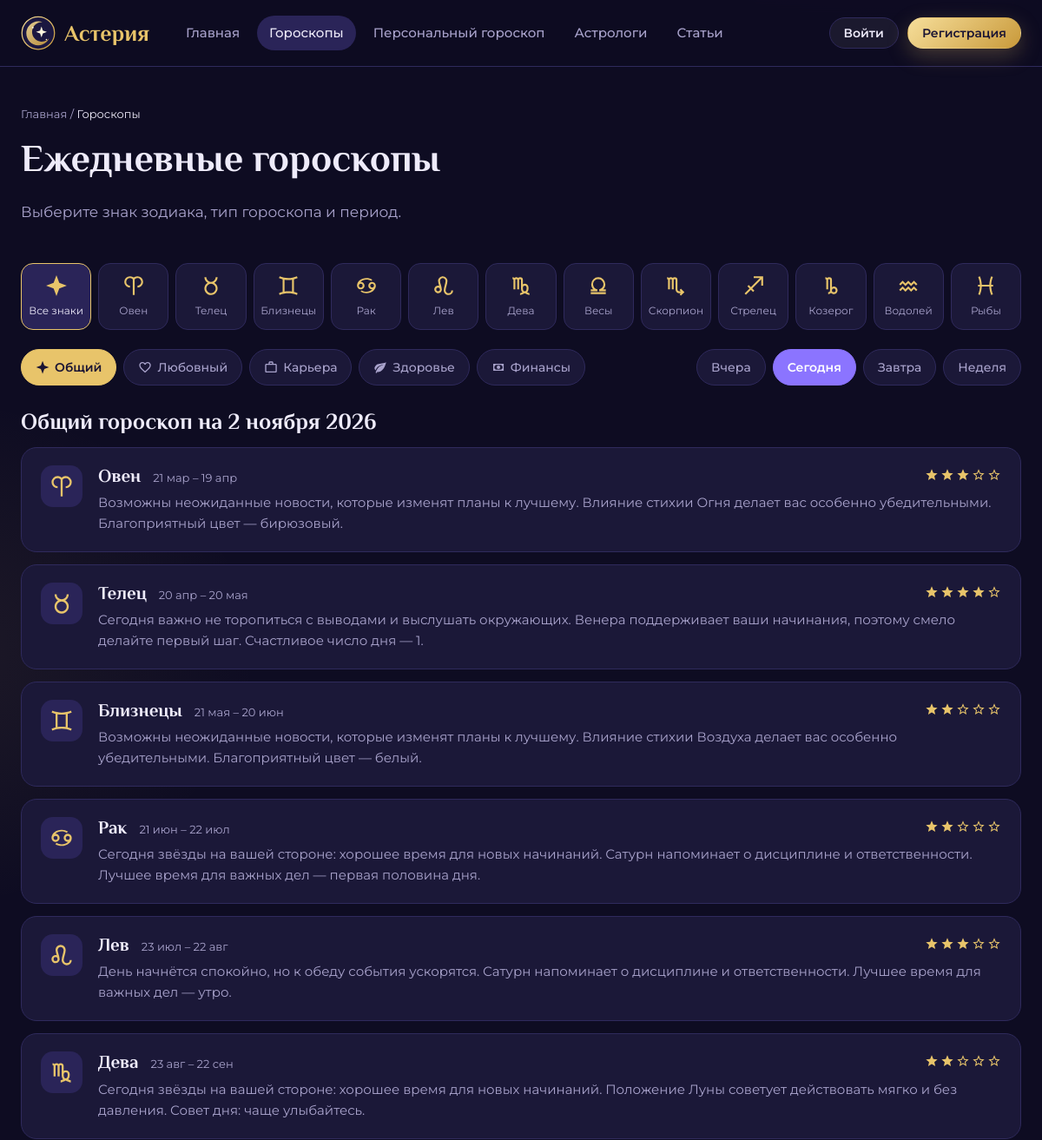
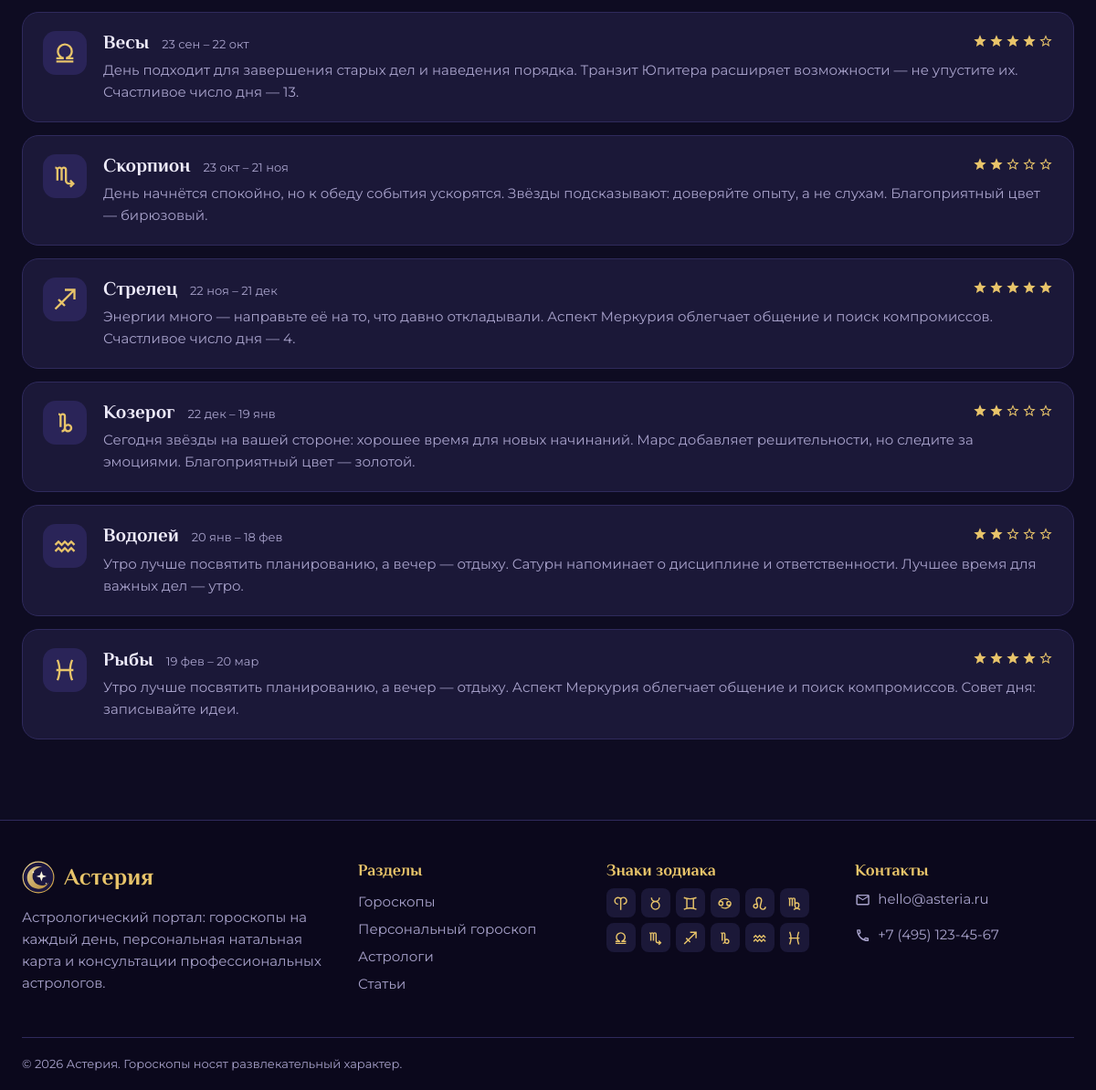
The page /horoscopes.php on the database its author committed (2 pictures, top to bottom).
### tables this page shows
CREATE TABLE zodiac_signs (
  id INT AUTO_INCREMENT PRIMARY KEY,
  name VARCHAR(30) NOT NULL,
  slug VARCHAR(30) NOT NULL UNIQUE,
  date_start CHAR(5) NOT NULL,
  date_end CHAR(5) NOT NULL,
  element ENUM('Огонь','Земля','Воздух','Вода') NOT NULL,
  planet VARCHAR(30) NOT NULL,
  description TEXT NOT NULL
);

CREATE TABLE horoscope_types (
  id INT AUTO_INCREMENT PRIMARY KEY,
  name VARCHAR(30) NOT NULL,
  slug VARCHAR(30) NOT NULL UNIQUE
);

CREATE TABLE horoscopes (
  id INT AUTO_INCREMENT PRIMARY KEY,
  sign_id INT NOT NULL,
  type_id INT NOT NULL,
  period ENUM('day','week') NOT NULL DEFAULT 'day',
  date_from DATE NOT NULL,
  date_to DATE NOT NULL,
  content TEXT NOT NULL,
  rating TINYINT NOT NULL DEFAULT 3,
  created_at DATETIME NOT NULL DEFAULT CURRENT_TIMESTAMP,
  FOREIGN KEY (sign_id) REFERENCES zodiac_signs(id) ON DELETE CASCADE,
  FOREIGN KEY (type_id) REFERENCES horoscope_types(id) ON DELETE CASCADE
);

### horoscopes.php (the view, shortened to what this page needs)
<?php
require 'includes/db.php';
require_once 'includes/functions.php';
$signs = allSigns($pdo);
$types = $pdo->query('SELECT * FROM horoscope_types ORDER BY id')->fetchAll();
$typeSlug = $_GET['type'] ?? 'general';
$period = $_GET['period'] ?? 'today';
$periods = ['yesterday' => 'Вчера', 'today' => 'Сегодня', 'tomorrow' => 'Завтра', 'week' => 'Неделя'];
$sign = null;
$type = $types[0];
foreach ($types as $t) if ($t['slug'] === $typeSlug) $type = $t;
$offsets = ['yesterday' => -1, 'today' => 0, 'tomorrow' => 1];
$date = $period === 'week' ? date('Y-m-d') : date('Y-m-d', strtotime(($offsets[$period] >= 0 ? '+' : '') . $offsets[$period] . ' day'));
$periodSql = $period === 'week'
    ? "h.period = 'week' AND ? BETWEEN h.date_from AND h.date_to"
    : "h.period = 'day' AND h.date_from = ?";
if ($sign) {
    $stmt = $pdo->prepare("SELECT h.*, t.name AS type_name, t.slug AS type_slug
        FROM horoscopes h JOIN horoscope_types t ON t.id = h.type_id
        WHERE $periodSql AND h.sign_id = ? ORDER BY t.id");
    $stmt->execute([$date, $sign['id']]);
    $rows = $stmt->fetchAll();
    $main = null;
    foreach ($rows as $r) if ($r['type_slug'] === $type['slug']) $main = $r;
} else {
    $stmt = $pdo->prepare("SELECT h.*, s.name, s.slug, s.date_start, s.date_end, s.element
        FROM horoscopes h JOIN zodiac_signs s ON s.id = h.sign_id
        WHERE $periodSql AND h.type_id = ? ORDER BY s.id");
    $stmt->execute([$date, $type['id']]);
    $rows = $stmt->fetchAll();
}
function link_with(array $change): string
{
    $params = array_merge(['sign' => $_GET['sign'] ?? '', 'type' => $_GET['type'] ?? 'general', 'period' => $_GET['period'] ?? 'today'], $change);
    $params = array_filter($params, fn($v) => $v !== '');
    return url('horoscopes.php?' . http_build_query($params));
}
$periodTitle = $period === 'week' && $rows ? 'на неделю ' . ruDate($rows[0]['date_from'], false) . ' – ' . ruDate($rows[0]['date_to'])
    : 'на ' . ruDate($date);
require 'includes/header.php';
?>
<section class="page-head">
    <div class="container">
        <nav class="crumbs"><a href="<?= url('index.php') ?>">Главная</a> / <?php if ($sign): ?><a href="<?= link_with(['sign' => '']) ?>">Гороскопы</a> / <span><?= e($sign['name']) ?></span><?php else: ?><span>Гороскопы</span><?php endif; ?></nav>
        <h1><?= $sign ? e($sign['name']) . ': ' . mb_strtolower(e($type['name'])) . ' гороскоп' : 'Ежедневные гороскопы' ?></h1>
        <p class="lead"><?= $sign ? 'Прогноз ' . $periodTitle : 'Выберите знак зодиака, тип гороскопа и период.' ?></p>
    </div>
</section>
<section class="section pt-0">
    <div class="container">
        <div class="sign-picker">
            <a class="<?= !$sign ? 'active' : '' ?>" href="<?= link_with(['sign' => '']) ?>"><?= icon('star-four-points') ?><span>Все знаки</span></a>
            <?php foreach ($signs as $s): ?>
                <a class="<?= $sign && $sign['id'] === $s['id'] ? 'active' : '' ?>" href="<?= link_with(['sign' => $s['slug']]) ?>"><?= zodiacIcon($s['slug']) ?><span><?= e($s['name']) ?></span></a>
            <?php endforeach; ?>
        </div>
        <div class="filters-bar">
            <div class="pills">
                <?php foreach ($types as $t): ?>
                    <a class="pill <?= $t['slug'] === $type['slug'] ? 'active' : '' ?>" href="<?= link_with(['type' => $t['slug']]) ?>"><?= icon(typeIcon($t['slug'])) ?><?= e($t['name']) ?></a>
                <?php endforeach; ?>
            </div>
            <div class="pills pills-period">
                <?php foreach ($periods as $key => $title): ?>
                    <a class="pill <?= $key === $period ? 'active' : '' ?>" href="<?= link_with(['period' => $key]) ?>"><?= $title ?></a>
                <?php endforeach; ?>
            </div>
        </div>
        <?php if ($sign): ?>
            <div class="sign-layout">
                <article class="horo-main">
                    <div class="horo-head">
                        <span class="sign-glyph big"><?= zodiacIcon($sign['slug']) ?></span>
                        <div>
                            <div class="muted small"><?= e(signPeriod($sign)) ?></div>
                            <h2><?= e($sign['name']) ?> — <?= mb_strtolower(e($type['name'])) ?></h2>
                            <div class="muted small"><?= ucfirst($periodTitle) ?></div>
                        </div>
                    </div>
                    <?php if ($main): ?>
                        <p class="horo-text"><?= e($main['content']) ?></p>
                        <div class="horo-rating">Благоприятность: <?= stars((int)$main['rating']) ?></div>
                    <?php else: ?>
                        <p class="muted">Гороскоп на этот период ещё не опубликован.</p>
                    <?php endif; ?>
                    <?php if (count($rows) > 1): ?>
                        <h3 class="mt">Другие сферы</h3>
                        <div class="other-types">
                            <?php foreach ($rows as $r): if ($r['type_slug'] === $type['slug']) continue; ?>
                                <a class="other-type" href="<?= link_with(['type' => $r['type_slug']]) ?>">
                                    <span class="type-icon sm"><?= icon(typeIcon($r['type_slug'])) ?></span>
                                    <div><strong><?= e($r['type_name']) ?></strong><p class="muted small"><?= e(mb_strimwidth($r['content'], 0, 90, '…')) ?></p></div>
                                </a>
                            <?php endforeach; ?>
                        </div>
                    <?php endif; ?>
                </article>
                <aside class="sign-info">
                    <h3>О знаке</h3>
                    <dl>
                        <dt>Стихия</dt><dd><?= icon(elementIcon($sign['element'])) ?> <?= e($sign['element']) ?></dd>
                        <dt>Управитель</dt><dd><?= icon('orbit') ?> <?= e($sign['planet']) ?></dd>
                        <dt>Даты</dt><dd><?= icon('calendar-today') ?> <?= e(signPeriod($sign)) ?></dd>
                    </dl>
                    <p class="muted"><?= e($sign['description']) ?></p>
                    <a class="btn btn-outline btn-block" href="<?= url('personal.php') ?>">Персональный гороскоп</a>
                </aside>
            </div>
        <?php else: ?>
            <h2 class="list-title"><?= e($type['name']) ?> гороскоп <?= $periodTitle ?></h2>
            <div class="horo-list">
                <?php foreach ($rows as $r): ?>
                    <article class="horo-item">
                        <a class="sign-glyph" href="<?= link_with(['sign' => $r['slug']]) ?>"><?= zodiacIcon($r['slug']) ?></a>
                        <div>
                            <div class="horo-item-head">
                                <h3><a href="<?= link_with(['sign' => $r['slug']]) ?>"><?= e($r['name']) ?></a></h3>
                                <span class="muted small"><?= e(signPeriod($r)) ?></span>
                                <?= stars((int)$r['rating']) ?>
                            </div>
                            <p><?= e($r['content']) ?></p>
                        </div>
                    </article>
                <?php endforeach; ?>
            </div>
        <?php endif; ?>
    </div>
</section>
<?php require 'includes/footer.php'; ?>

### includes/functions.php (shortened to what this page needs)
<?php
function e($value): string
{
    return htmlspecialchars((string)$value, ENT_QUOTES, 'UTF-8');
}
function url(string $path = ''): string
{
    return BASE_URL . '/' . ltrim($path, '/');
}
function icon(string $name, string $class = 'ico'): string
{
    static $cache = [];
    if (!isset($cache[$name])) {
        $file = __DIR__ . '/../assets/img/icons/' . $name . '.svg';
        $svg = is_file($file) ? file_get_contents($file) : '';
        $svg = preg_replace('/ id="[^"]*"/', '', $svg);
        $cache[$name] = $svg;
    }
    return str_replace('<svg ', '<svg class="' . e($class) . '" aria-hidden="true" fill="currentColor" ', $cache[$name]);
}
function allSigns(PDO $pdo): array
{
    static $signs = null;
    if ($signs === null) {
        $signs = $pdo->query('SELECT * FROM zodiac_signs ORDER BY id')->fetchAll();
    }
    return $signs;
}
function signPeriod(array $s): string
{
    $m = ['01' => 'янв', '02' => 'фев', '03' => 'мар', '04' => 'апр', '05' => 'мая', '06' => 'июн',
          '07' => 'июл', '08' => 'авг', '09' => 'сен', '10' => 'окт', '11' => 'ноя', '12' => 'дек'];
    [$m1, $d1] = explode('-', $s['date_start']);
    [$m2, $d2] = explode('-', $s['date_end']);
    return (int)$d1 . ' ' . $m[$m1] . ' – ' . (int)$d2 . ' ' . $m[$m2];
}
function ruDate(string $date, bool $withYear = true): string
{
    $months = ['', 'января', 'февраля', 'марта', 'апреля', 'мая', 'июня', 'июля', 'августа', 'сентября', 'октября', 'ноября', 'декабря'];
    $t = strtotime($date);
    return (int)date('j', $t) . ' ' . $months[(int)date('n', $t)] . ($withYear ? ' ' . date('Y', $t) : '');
}
function stars(int $n, int $max = 5): string
{
    $html = '<span class="stars" title="' . $n . ' из ' . $max . '">';
    for ($i = 1; $i <= $max; $i++) {
        $html .= icon($i <= $n ? 'star' : 'star-outline', 'ico ico-star');
    }
    return $html . '</span>';
}
function typeIcon(string $slug): string
{
    return ['general' => 'star-four-points', 'love' => 'heart-outline', 'career' => 'briefcase-outline',
            'health' => 'leaf', 'finance' => 'cash'][$slug] ?? 'star-four-points';
}
function zodiacIcon(string $slug, string $class = 'ico'): string
{
    return icon('zodiac-' . $slug, $class);
}

### includes/footer.php (shortened to what this page needs)
</main>
<footer class="site-footer">
    <div class="container footer-grid">
        <div>
            <a class="logo" href="<?= url('index.php') ?>">
                <img src="<?= url('assets/img/logo.svg') ?>" alt="" width="36" height="36">
                <span>Астерия</span>
            </a>
            <p class="muted">Астрологический портал: гороскопы на каждый день, персональная натальная карта и консультации профессиональных астрологов.</p>
        </div>
        <div>
            <h4>Разделы</h4>
            <a href="<?= url('horoscopes.php') ?>">Гороскопы</a>
            <a href="<?= url('personal.php') ?>">Персональный гороскоп</a>
            <a href="<?= url('astrologers.php') ?>">Астрологи</a>
            <a href="<?= url('articles.php') ?>">Статьи</a>
        </div>
        <div>
            <h4>Знаки зодиака</h4>
            <div class="footer-signs">
                <?php foreach (allSigns($pdo) as $s): ?>
                    <a href="<?= url('horoscopes.php?sign=' . $s['slug']) ?>" title="<?= e($s['name']) ?>"><?= zodiacIcon($s['slug']) ?></a>
                <?php endforeach; ?>
            </div>
        </div>
        <div>
            <h4>Контакты</h4>
            <p class="muted"><?= icon('email-outline') ?> hello@asteria.ru</p>
            <p class="muted"><?= icon('phone-outline') ?> +7 (495) 123-45-67</p>
        </div>
    </div>
    <div class="container footer-bottom">© <?= date('Y') ?> Астерия. Гороскопы носят развлекательный характер.</div>
</footer>
</body>
</html>

### assets/css/style.css (style rules this page uses)
:root { --bg: #0E0C22; --bg-2: #15122F; --surface: #1B1838; --surface-2: #231F47; --line: #2F2A5C; --text: #EEEBFA; --muted: #A9A3CC; --gold: #E8C46A; --gold-2: #C99A3B; --violet: #8B74FF; --violet-soft: #2A2458; --rose: #EC8FB4; --fire: #F28C5B; --earth: #8FC48B; --air: #8FB6F2; --water: #7FD3D8; --danger: #FF7D8A; --success: #7FDCA8; --radius: 18px; --font-head: 'Philosopher', Georgia, serif; --font-text: 'Montserrat', 'Segoe UI', Arial, sans-serif; }
* { box-sizing: border-box; }
html { scroll-behavior: smooth; }
body { margin: 0; background: var(--bg); color: var(--text); font: 400 15px/1.6 var(--font-text); min-height: 100vh; display: flex; flex-direction: column; position: relative; }
a { color: inherit; text-decoration: none; }
img { max-width: 100%; display: block; }
h1, h2, h3, h4 { font-family: var(--font-head); font-weight: 700; line-height: 1.2; margin: 0 0 .5em; }
h1 { font-size: 44px; }
h2 { font-size: 30px; }
h3 { font-size: 21px; }
p { margin: 0 0 1em; }
.container { width: min(1200px, 100% - 48px); margin-inline: auto; }
.muted { color: var(--muted); }
.small { font-size: 13px; }
.lead { font-size: 17px; color: var(--muted); max-width: 680px; }
.ico { width: 1.15em; height: 1.15em; vertical-align: -0.2em; flex-shrink: 0; }
.logo { display: flex; align-items: center; gap: 10px; font: 700 26px var(--font-head); color: var(--gold); }
.section { padding: 48px 0; }
.pt-0 { padding-top: 0; }
.page-head { padding: 44px 0 28px; }
.crumbs { color: var(--muted); font-size: 13px; margin-bottom: 14px; }
.crumbs span { color: var(--text); }
.stars { display: inline-flex; gap: 2px; color: var(--gold); }
.ico-star { width: 16px; height: 16px; }
.sign-glyph { display: inline-grid; place-items: center; width: 48px; height: 48px; border-radius: 14px; background: var(--violet-soft); color: var(--gold); flex-shrink: 0; }
.sign-glyph .ico { width: 28px; height: 28px; }
.sign-picker { display: grid; grid-template-columns: repeat(13, 1fr); gap: 8px; margin-bottom: 22px; }
.sign-picker a { display: flex; flex-direction: column; align-items: center; gap: 6px; padding: 12px 4px; border-radius: 14px; background: var(--surface); border: 1px solid var(--line); font-size: 12px; color: var(--muted); }
.sign-picker a .ico { width: 26px; height: 26px; color: var(--gold); }
.sign-picker a:hover, .sign-picker a.active { border-color: var(--gold); color: var(--text); background: var(--violet-soft); }
.filters-bar { display: flex; justify-content: space-between; align-items: center; gap: 16px; flex-wrap: wrap; margin-bottom: 26px; }
.pills { display: flex; gap: 8px; flex-wrap: wrap; }
.pill { display: inline-flex; align-items: center; gap: 6px; padding: 9px 16px; border-radius: 999px; border: 1px solid var(--line); background: var(--surface); color: var(--muted); font-weight: 500; font-size: 14px; }
.pill.active { background: var(--gold); color: #1A1433; border-color: var(--gold); font-weight: 600; }
.pills-period .pill.active { background: var(--violet); border-color: var(--violet); color: #fff; }
.list-title { font-size: 26px; }
.horo-list { display: grid; gap: 14px; }
.horo-item { display: flex; gap: 18px; padding: 20px 22px; background: var(--surface); border: 1px solid var(--line); border-radius: var(--radius); }
.horo-item p { margin: 6px 0 0; color: var(--muted); }
.horo-item-head { display: flex; gap: 14px; align-items: baseline; flex-wrap: wrap; }
.horo-item-head h3 { margin: 0; }
.horo-item-head .stars { margin-left: auto; }
.site-footer { border-top: 1px solid var(--line); background: rgba(10, 8, 26, .7); margin-top: 40px; padding-top: 44px; }
.footer-grid { display: grid; grid-template-columns: 1.4fr 1fr 1fr 1fr; gap: 32px; }
.footer-grid h4 { font-size: 18px; color: var(--gold); }
.footer-grid a { display: block; color: var(--muted); padding: 3px 0; }
.footer-grid a.logo { display: flex; color: var(--gold); margin-bottom: 14px; padding: 0; }
.footer-grid p { display: flex; gap: 8px; align-items: center; }
.footer-signs { display: grid; grid-template-columns: repeat(6, 32px); gap: 6px; }
.footer-signs a { width: 32px; height: 32px; display: grid; place-items: center; border-radius: 8px; background: var(--surface); color: var(--gold); padding: 0; }
.footer-bottom { border-top: 1px solid var(--line); margin-top: 32px; padding: 18px 0; color: var(--muted); font-size: 13px; }

### rows shown on the page
zodiac_signs: name "Овен"
zodiac_signs: name "Телец"
zodiac_signs: name "Близнецы"
zodiac_signs: name "Рак"
zodiac_signs: name "Лев"
zodiac_signs: name "Дева"
zodiac_signs: name "Весы"
zodiac_signs: name "Скорпион"
zodiac_signs: name "Стрелец"
zodiac_signs: name "Козерог"
zodiac_signs: name "Водолей"
zodiac_signs: name "Рыбы"
horoscope_types: name "Общий"
horoscope_types: name "Любовный"
horoscope_types: name "Карьера"
horoscope_types: name "Здоровье"
horoscope_types: name "Финансы"
horoscopes: sign.name "Овен", r "21 мар – 19 апр", content "Возможны неожиданные новости, которые изменят планы к лучшему. Влияние стихии Огня делает вас особенно убедительными. Благоприятный цвет — бирюзовый."
horoscopes: sign.name "Телец", r "20 апр – 20 мая", content "Сегодня важно не торопиться с выводами и выслушать окружающих. Венера поддерживает ваши начинания, поэтому смело делайте первый шаг. Счастливое число дня — 1."
horoscopes: sign.name "Близнецы", r "21 мая – 20 июн", content "Возможны неожиданные новости, которые изменят планы к лучшему. Влияние стихии Воздуха делает вас особенно убедительными. Благоприятный цвет — белый."
horoscopes: sign.name "Рак", r "21 июн – 22 июл", content "Сегодня звёзды на вашей стороне: хорошее время для новых начинаний. Сатурн напоминает о дисциплине и ответственности. Лучшее время для важных дел — первая половина дня."
horoscopes: sign.name "Лев", r "23 июл – 22 авг", content "День начнётся спокойно, но к обеду события ускорятся. Сатурн напоминает о дисциплине и ответственности. Лучшее время для важных дел — утро."
horoscopes: sign.name "Дева", r "23 авг – 22 сен", content "Сегодня звёзды на вашей стороне: хорошее время для новых начинаний. Положение Луны советует действовать мягко и без давления. Совет дня: чаще улыбайтесь."
horoscopes: sign.name "Весы", r "23 сен – 22 окт", content "День подходит для завершения старых дел и наведения порядка. Транзит Юпитера расширяет возможности — не упустите их. Счастливое число дня — 13."
horoscopes: sign.name "Скорпион", r "23 окт – 21 ноя", content "День начнётся спокойно, но к обеду события ускорятся. Звёзды подсказывают: доверяйте опыту, а не слухам. Благоприятный цвет — бирюзовый."
horoscopes: sign.name "Стрелец", r "22 ноя – 21 дек", content "Энергии много — направьте её на то, что давно откладывали. Аспект Меркурия облегчает общение и поиск компромиссов. Счастливое число дня — 4."
horoscopes: sign.name "Козерог", r "22 дек – 19 янв", content "Сегодня звёзды на вашей стороне: хорошее время для новых начинаний. Марс добавляет решительности, но следите за эмоциями. Благоприятный цвет — золотой."
horoscopes: sign.name "Водолей", r "20 янв – 18 фев", content "Утро лучше посвятить планированию, а вечер — отдыху. Сатурн напоминает о дисциплине и ответственности. Лучшее время для важных дел — утро."
horoscopes: sign.name "Рыбы", r "19 фев – 20 мар", content "Утро лучше посвятить планированию, а вечер — отдыху. Аспект Меркурия облегчает общение и поиск компромиссов. Совет дня: записывайте идеи."

### other values the page prints
$title "Главная"
$title "Гороскопы"
$title "Персональный гороскоп"
$title "Астрологи"
$title "Статьи"
$title "Вчера"
$title "Сегодня"
$title "Завтра"
$title "Неделя"
$periodTitle "на 2 ноября 2026"
